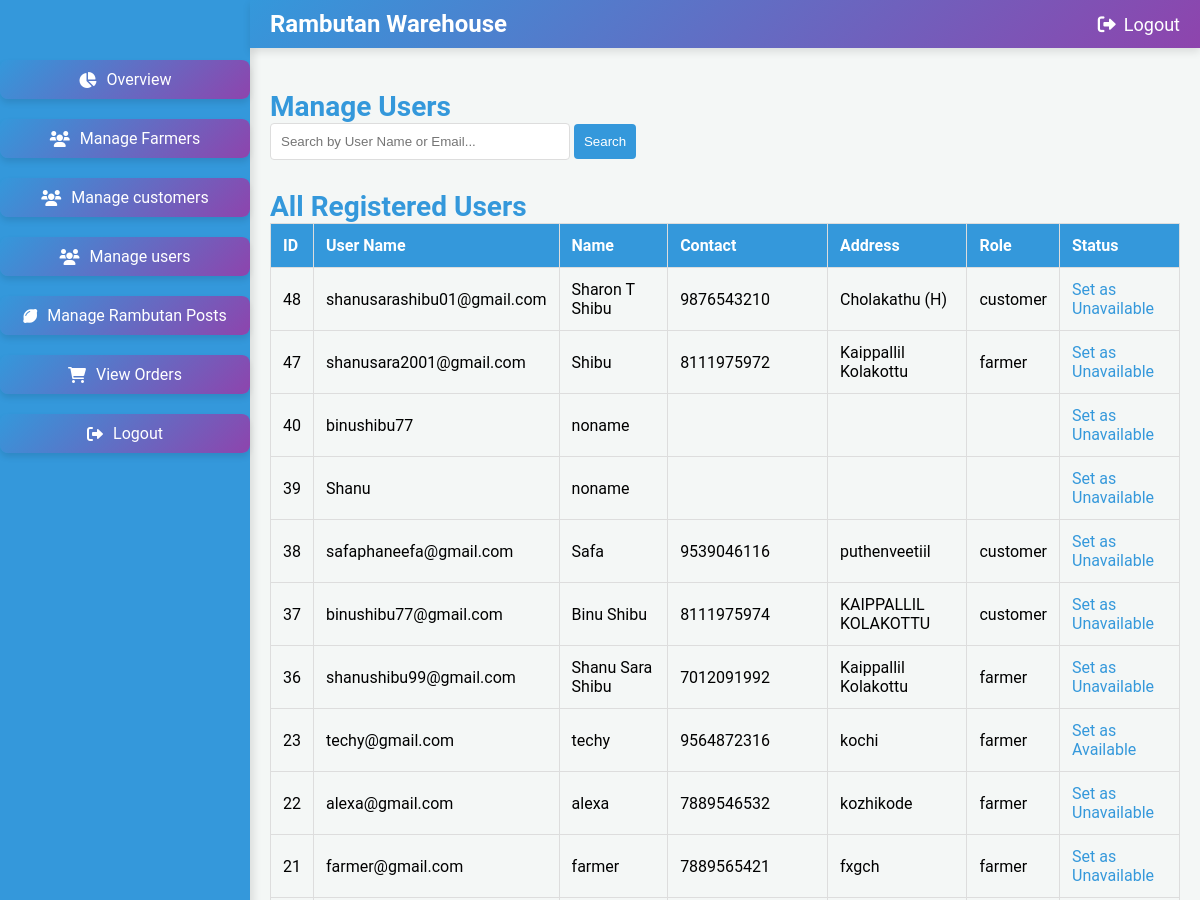
Page /manage_users/ (upper part) on the earlier database version.
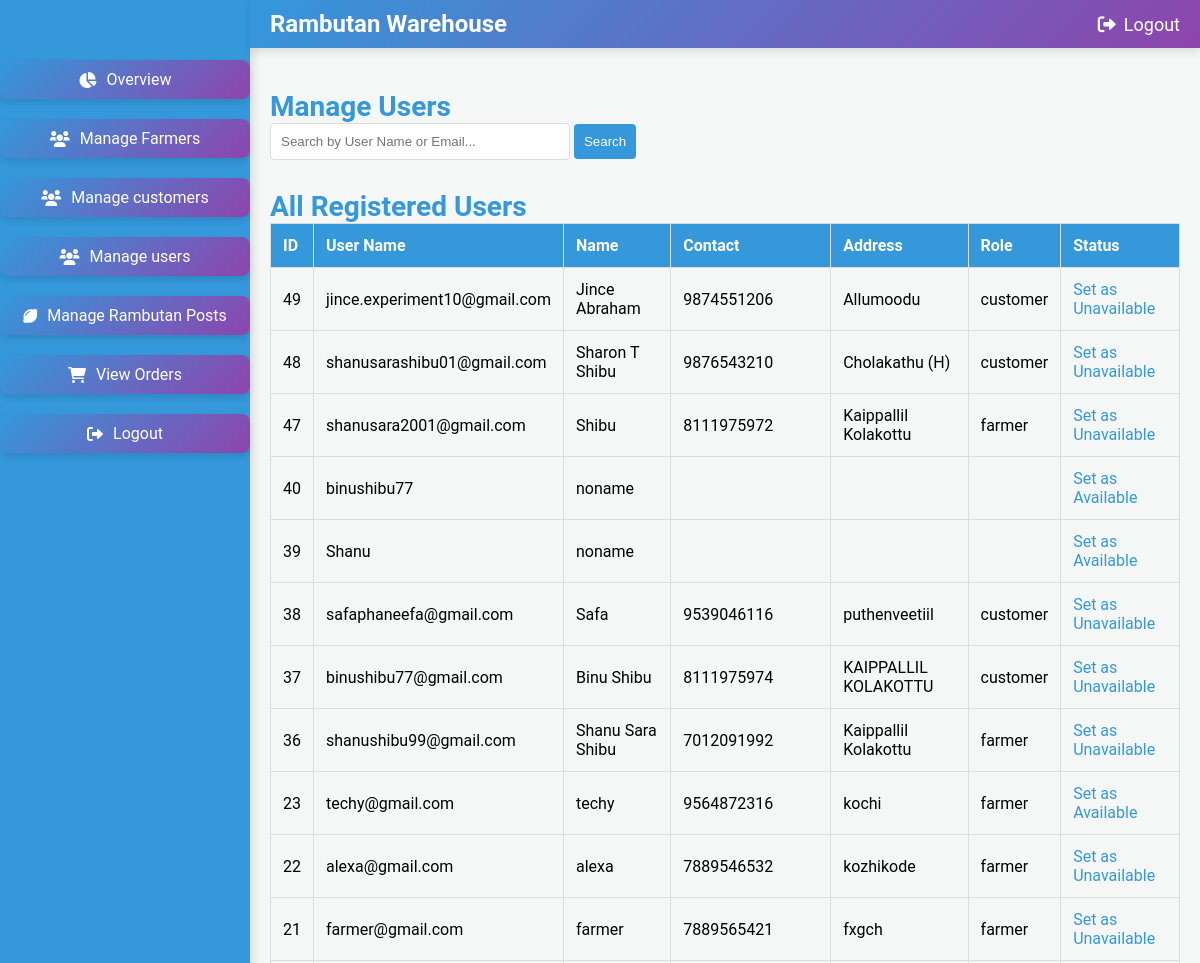
Same page on the later database version.
### warehouse/models.py (models this page shows, shortened)
class Registeruser(AbstractUser):
    username = models.EmailField(unique=True)
    name = models.CharField(max_length=50,default='noname')
    contact = models.CharField(max_length=250, blank=True)
    address = models.CharField(max_length=250, blank=True)
    place = models.CharField(max_length=100, blank=True)
    role = models.CharField(max_length=10, choices=ROLE_CHOICES)
    is_active = models.BooleanField(default=True)
    groups = models.ManyToManyField(
        Group,
        related_name='registeruser_set',  # Custom related_name
        blank=True,
        help_text='The groups this user belongs to. A user will get all permissions granted to each of their groups.'
    )
    user_permissions = models.ManyToManyField(
        Permission,
        related_name='registeruser_set',  # Custom related_name
        blank=True,
        help_text='Specific permissions for this user.'
    )

### warehouse/views.py (the view)
# urls.py: path('manage_users/', views.manage_users, name='manage_users'),
def manage_users(request):
    search_query = request.GET.get('search', '')
    if search_query:
        users = User.objects.filter(username__icontains=search_query).order_by('-date_joined')
    else:
        users = User.objects.all().order_by('-date_joined')
    return render(request, 'manage_users.html', {'users': users})

### warehouse/templates/manage_users.html (shortened to what this page needs)
{% load static %}
<!DOCTYPE html>
<html lang="en">
<head>
    <link rel="stylesheet" href="https://cdnjs.cloudflare.com/ajax/libs/font-awesome/6.0.0-beta3/css/all.min.css">
    <link href="https://cdn.jsdelivr.net/npm/sweetalert2@11/dist/sweetalert2.min.css" rel="stylesheet">
    <link rel="stylesheet" href="{% static 'css/admin_manage_users.css' %}">
</head>
<body>
    <div class="sidebar">
        <ul>
            <li><a href="{% url 'admin_dashboard' %}"><i class="fas fa-chart-pie"></i> Overview</a></li>
            <li><a href="{% url 'manage_farmers' %}"><i class="fas fa-users"></i> Manage Farmers</a></li>
            <li><a href="{% url 'manage_customers' %}"><i class="fas fa-users"></i> Manage customers</a></li>
            <li><a href="{% url 'manage_users' %}"><i class="fas fa-users"></i> Manage users</a></li>
            <li><a href="{% url 'manage_rambutan_posts' %}"><i class="fas fa-lemon"></i> Manage Rambutan Posts</a></li>
            <li><a href="{% url 'view_orders' %}"><i class="fas fa-shopping-cart"></i> View Orders</a></li>
            <li><a href="{% url 'logout' %}" id="sidebar-logout"><i class="fas fa-sign-out-alt"></i> Logout</a></li>
        </ul>
    </div>
    <section>
        <div class="top-navbar">
            <div class="logo">
                <span class="logo-text">Rambutan Warehouse</span>
            </div>
            <ul style="margin-left: auto;">
                <li><a href="{% url 'logout' %}" id="navbar-logout"><i class="fa fa-sign-out-alt"></i> Logout</a></li>
            </ul>
        </div>
        <div class="main">
            <h2>Manage Users</h2>
            <div class="search-container">
                <form method="GET" action="">
                    <input type="text" name="search" placeholder="Search by User Name or Email...">
                    <button type="submit">Search</button>
                </form>
            </div>
            <div class="table-container">
                <h2>All Registered Users</h2>
                <table>
                    <tr>
                        <th>ID</th>
                        <th>User Name</th>
                        <th>Name</th>
                        <th>Contact</th>
                        <th>Address</th>
                        <th>Role</th>
                        <th>Status</th>
                    </tr>
                    {% for user in users %}
                    <tr>
                        <td>{{ user.id }}</td>
                        <td>{{ user.username }}</td>
                        <td>{{ user.name }}</td>
                        <td>{{ user.contact }}</td>
                        <td>{{ user.address }}</td>
                        <td>{{ user.role }}</td>
                        <td>
                            {% if user.is_active %}
                                <a href="{% url 'toggle_user_availability' user.id %}" class="toggle-availability-button" data-status="unavailable">Set as Unavailable</a>
                            {% else %}
                                <a href="{% url 'toggle_user_availability' user.id %}" class="toggle-availability-button" data-status="available">Set as Available</a>
                            {% endif %}
                        </td>
                    </tr>
                    {% empty %}
                    <tr>
                        <td colspan="7">No users found</td>
                    </tr>
                    {% endfor %}
                </table>
            </div>
        </div>
    </section>
</body>
</html>

Differences in the rows shown:
added Registeruser: id "49", username "jince.experiment10@gmail.com", name "Jince Abraham", contact "9874551206", address "Allumoodu", role "customer", is_active "Set as Unavailable"
changed Registeruser "binushibu77": is_active "Set as Unavailable" → "Set as Available"
changed Registeruser "Shanu": is_active "Set as Unavailable" → "Set as Available"
